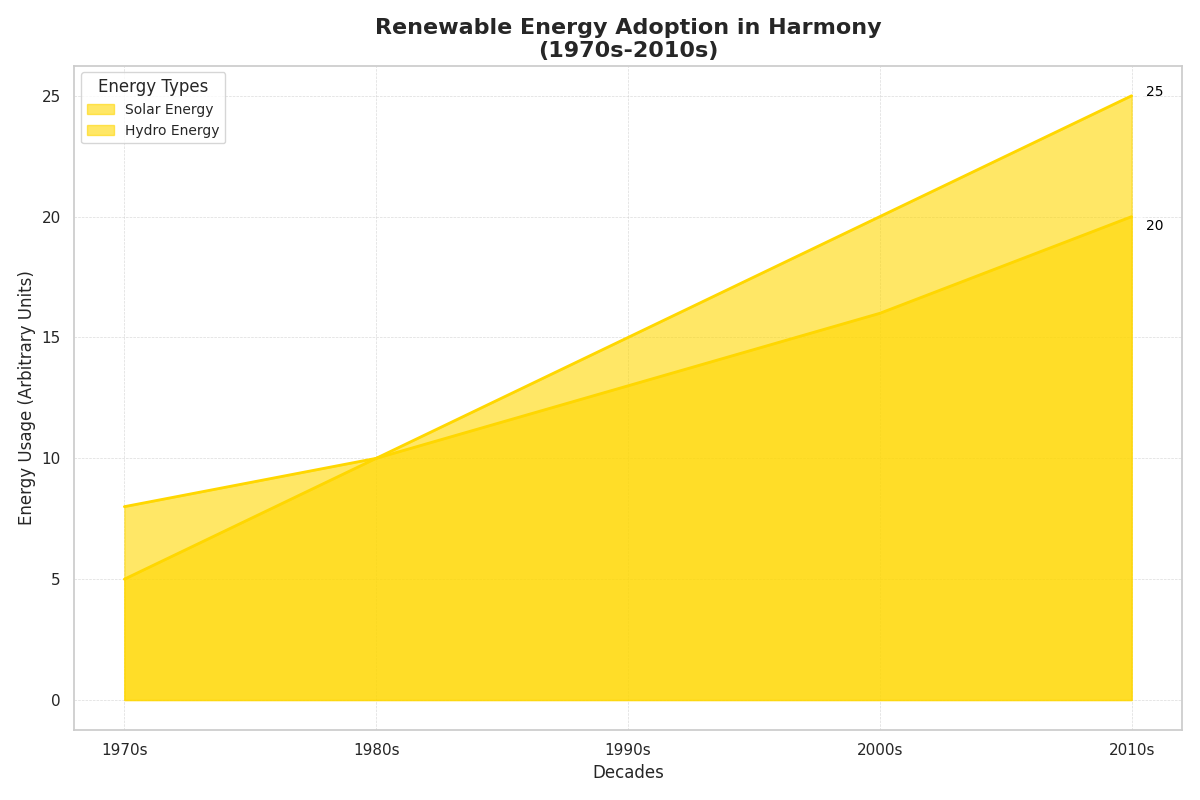

Write the Python code that produced this figure.
import matplotlib.pyplot as plt
import numpy as np

# Define the decades
decades = ['1970s', '1980s', '1990s', '2000s', '2010s']

# Define the renewable energy types and their respective adoption data
solar_energy = np.array([5, 10, 15, 20, 25])
hydro_energy = np.array([8, 10, 13, 16, 20])

# Plotting the area chart with a single consistent color
fig, ax = plt.subplots(figsize=(12, 8))

# Use a single color for both datasets
consistent_color = '#FFD700'

# Plot areas with transparency
ax.fill_between(decades, solar_energy, color=consistent_color, alpha=0.6, label='Solar Energy')
ax.fill_between(decades, hydro_energy, color=consistent_color, alpha=0.6, label='Hydro Energy')

# Line plot to enhance trends
ax.plot(decades, solar_energy, color=consistent_color, linewidth=2)
ax.plot(decades, hydro_energy, color=consistent_color, linewidth=2)

# Title, labels, and legend
ax.set_title("Renewable Energy Adoption in Harmony\n(1970s-2010s)", fontsize=16, fontweight='bold')
ax.set_xlabel('Decades', fontsize=12)
ax.set_ylabel('Energy Usage (Arbitrary Units)', fontsize=12)
ax.legend(loc='upper left', title="Energy Types", fontsize=10)

# Customize ticks and grid
ax.set_xticks(decades)
ax.grid(linestyle='--', linewidth=0.5, alpha=0.7)

# Annotate the final points to highlight end values
for i, energy in enumerate([solar_energy, hydro_energy]):
    ax.annotate(
        str(energy[-1]),
        xy=(decades[-1], energy[-1]),
        xytext=(10, -10 * i),
        textcoords='offset points',
        arrowprops=dict(arrowstyle='->', lw=1.5),
        fontsize=10,
        color='black'
    )

plt.tight_layout()
plt.show()
